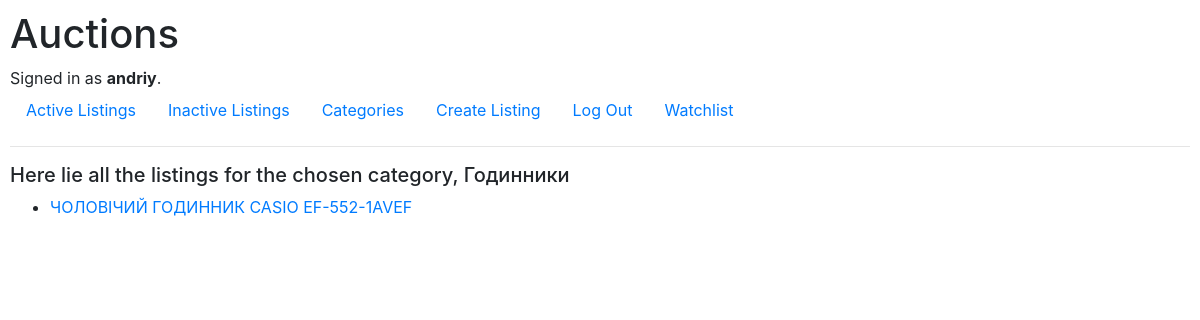
The page /listing/Годинники (signed in) on the database its author committed.
### auctions/models.py (models this page shows, shortened)
class User(AbstractUser):
    pass

class Listing(models.Model):
    title = models.CharField(max_length = 64)
    description = models.TextField()
    starting_bid = models.FloatField(validators = [MinValueValidator(1)])
    img_url = models.URLField(blank = True)
    user = models.ForeignKey(User, on_delete = models.CASCADE, related_name = "owner")
    category = models.CharField(blank = True, max_length = 64)
    active = models.BooleanField(blank = False, default = True)
    winner = models.ForeignKey(User, blank = True, on_delete = models.CASCADE, related_name = "new_owner", null = True)

### auctions/views.py (the view)
# urls.py: path("listing/<str:category>", views.category_listing, name = "category_listing")
def category_listing(request, category):
    l = Listing.objects.all().filter(category = category)
    return render(request, "auctions/category_listing.html", {
        "listings": l
    })

### auctions/templates/auctions/category_listing.html
{% extends "auctions/layout.html" %}
{% block body %}
    <div>
        <h5>Here lie all the listings for the chosen category, {{listings.0.category}}</h5>
    </div>
<ul>
        {% for listing in listings %}
            <li><a href = "{% url 'listing' listing.id %}">{{listing.title}}</a></li>
        {% endfor %}
    </ul>
{% endblock %}

### auctions/templates/auctions/layout.html (shortened to what this page needs)
{% load static %}
<!DOCTYPE html>
<html lang="en">
    <head>
        <link rel="stylesheet" href="https://stackpath.bootstrapcdn.com/bootstrap/4.4.1/css/bootstrap.min.css">
        <link href="{% static 'auctions/styles.css' %}" rel="stylesheet">
    </head>
    <body>
        <h1>Auctions</h1>
        <div>
            {% if user.is_authenticated %}
                Signed in as <strong>{{ user.username }}</strong>.
            {% else %}
                Not signed in.
            {% endif %}
        </div>
        <ul class="nav">
            <li class="nav-item">
                <a class="nav-link" href="{% url 'index' %}">Active Listings</a>
            </li>
            <li class="nav-item">
                <a class="nav-link" href="{% url 'inactive' %}">Inactive Listings</a>
            </li>
            <li class="nav-item">
                <a class="nav-link" href="{% url 'categories' %}">Categories</a>
            </li>
            {% if user.is_authenticated %}
                <li class="nav-item">
                    <a class="nav-link" href="{% url 'create' %}">Create Listing</a>
                </li>
                <li class="nav-item">
                    <a class="nav-link" href="{% url 'logout' %}">Log Out</a>
                </li>
                <li class="nav-item">
                    <a class="nav-link" href="{% url 'watchlist' %}">Watchlist</a>
                </li>
            {% endif %}
        </ul>
        <hr>
        {% block body %}
        {% endblock %}
    </body>
</html>

### auctions/static/auctions/styles.css (style rules this page uses)
body { padding: 10px; }

### rows shown on the page
User: username "andriy"
Listing: category "Годинники", title "ЧОЛОВІЧИЙ ГОДИННИК CASIO EF-552-1AVEF"
